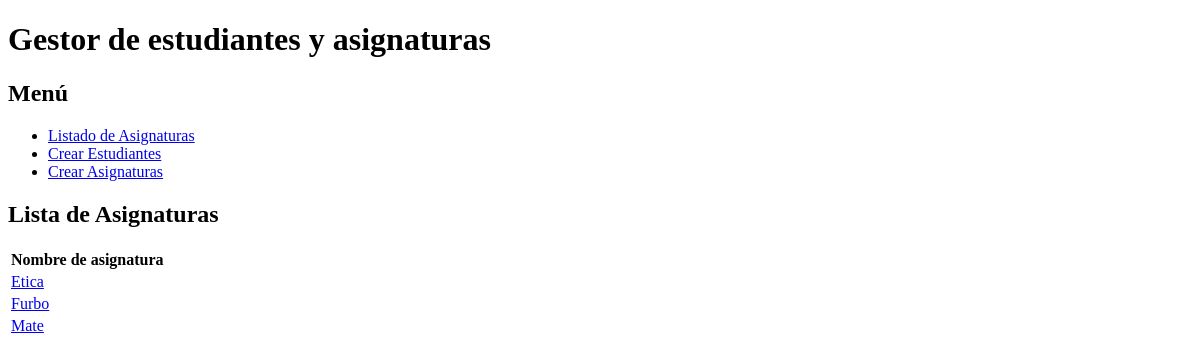
Page /appinstitutoDjango/ on the earlier database version.
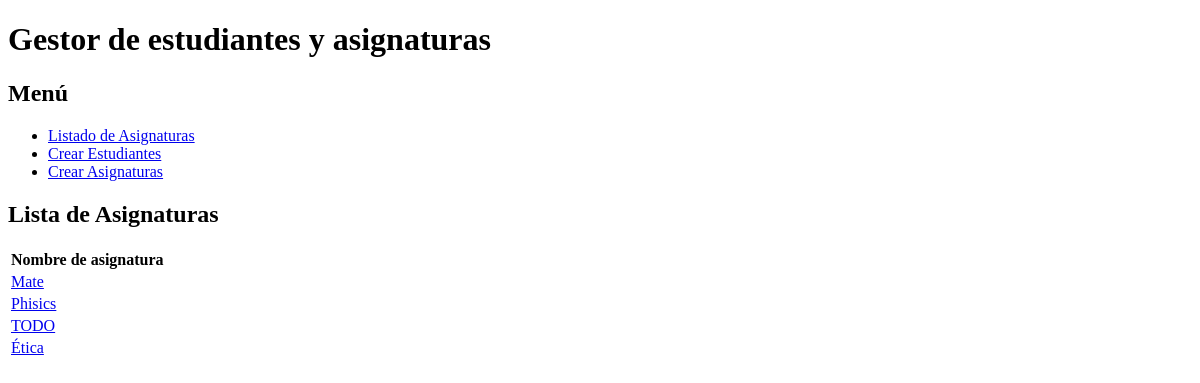
Same page on the later database version.
### appinstitutoDjango/models.py (models this page shows, shortened)
class Asignatura(models.Model):
    nombre = models.CharField(max_length=50)
    creditos = models.IntegerField()
    estudiante = models.ManyToManyField(Estudiante)  # N-M
    class Meta:
        verbose_name = 'Asignatura'
        verbose_name_plural = 'Asignaturas'
        ordering = ['nombre']

### appinstitutoDjango/views.py (the view)
# urls.py: path('', AsignaturasListView.as_view(), name='lista_asignaturas'),
class AsignaturasListView(ListView):
    model = Asignatura
    template_name = "appinstitutoDjango/lista_asignaturas.html"
    context_object_name = 'asignaturas'

### templates/appinstitutoDjango/lista_asignaturas.html (shortened to what this page needs)
{% extends 'base.html' %}
{% block contenido %}
    <h2>Lista de Asignaturas</h2>
    {% if asignaturas %}
        <table>
            <tr>
                <th>Nombre de asignatura</th>
            </tr>
            {% for asignatura in asignaturas %}
                <tr>
                    <td><a href="{% url 'detalle_asignaturas' asignatura.id %}">{{ asignatura.nombre }}</a></td>
                </tr>
            {% endfor %}
        </table>
    {% else %}
        <p>No hay asignaturas disponibles.</p>
    {% endif %}
{% endblock %}

### templates/base.html (shortened to what this page needs)
<!DOCTYPE html>
<html lang="en">
<head>
</head>
<body>
<div id="contenido">
    <h1>Gestor de estudiantes y asignaturas</h1>
    <h2>Menú</h2>
    <ul>
        <li><a href="{% url 'lista_asignaturas' %}">Listado de Asignaturas</a></li>
        <li><a href="{% url 'crear_estudiante' %}">Crear Estudiantes</a></li>
        <li><a href="{% url 'crear_asignatura' %}">Crear Asignaturas</a></li>
    </ul>
    {% block contenido %} {% endblock %}
</div>
</body>
</html>

Differences in the rows shown:
removed Asignatura: nombre "Etica"
removed Asignatura: nombre "Furbo"
added Asignatura: nombre "Phisics"
added Asignatura: nombre "TODO"
added Asignatura: nombre "Ética"
